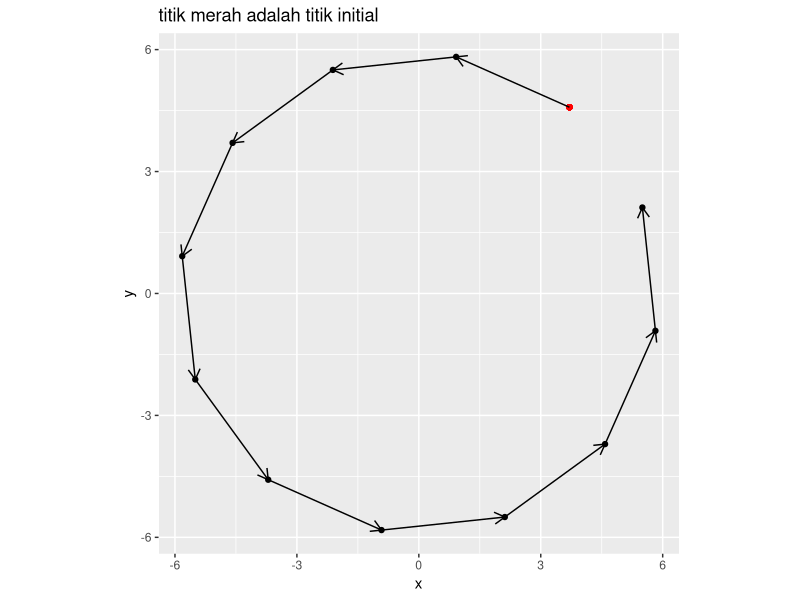
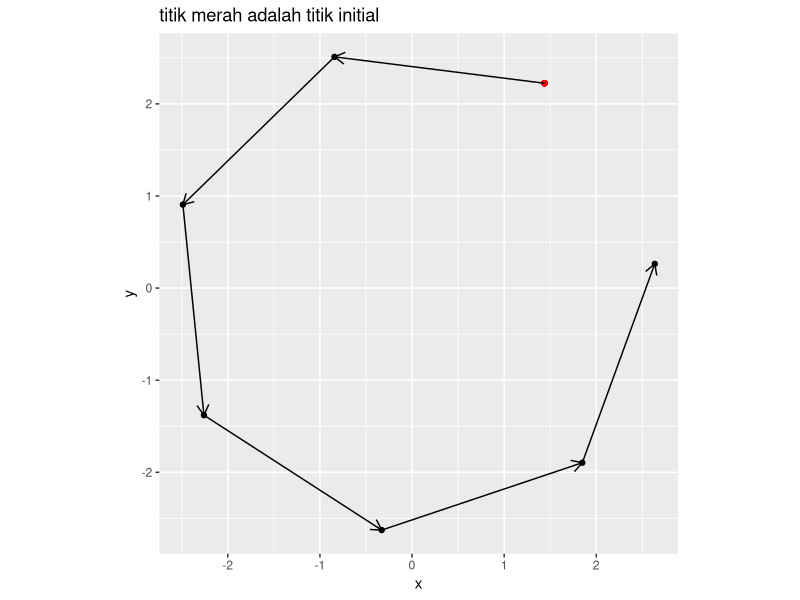
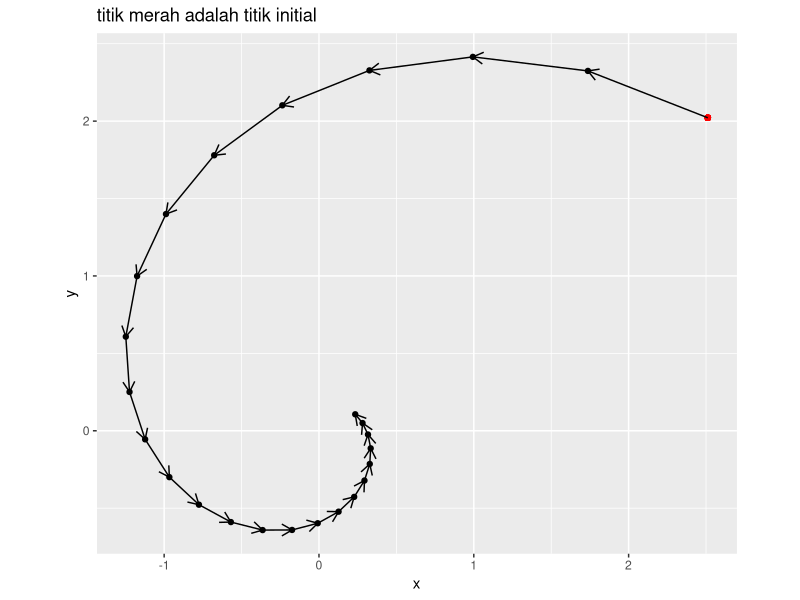
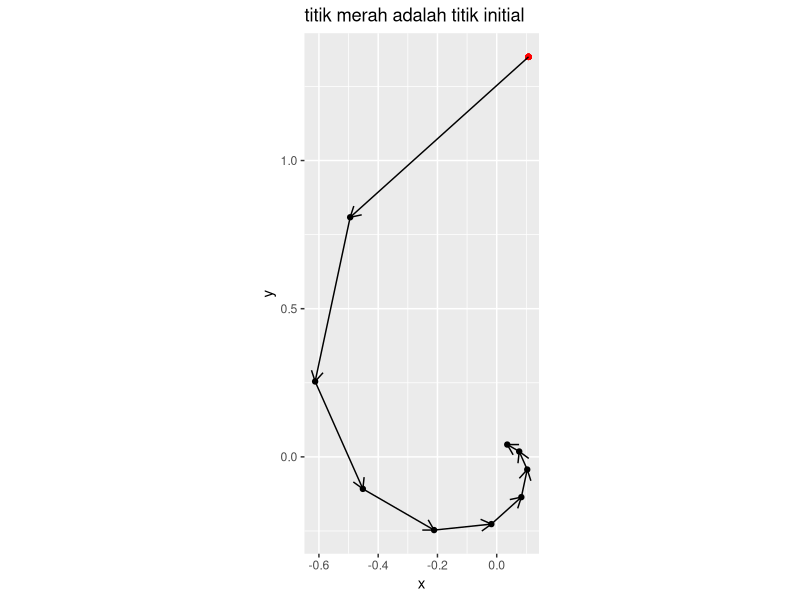
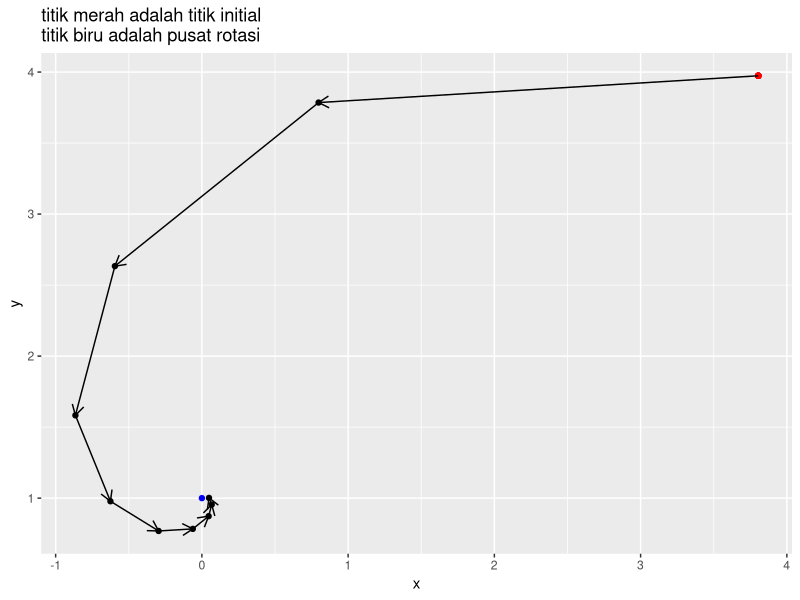
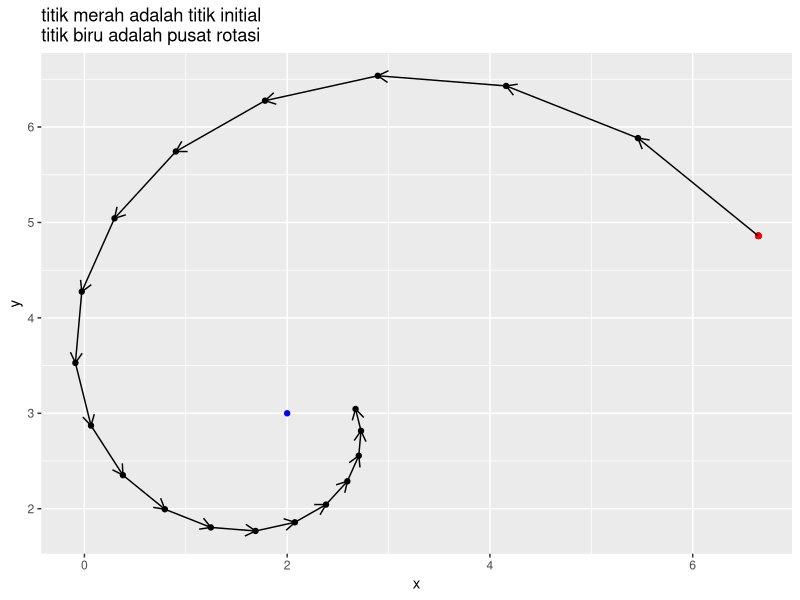
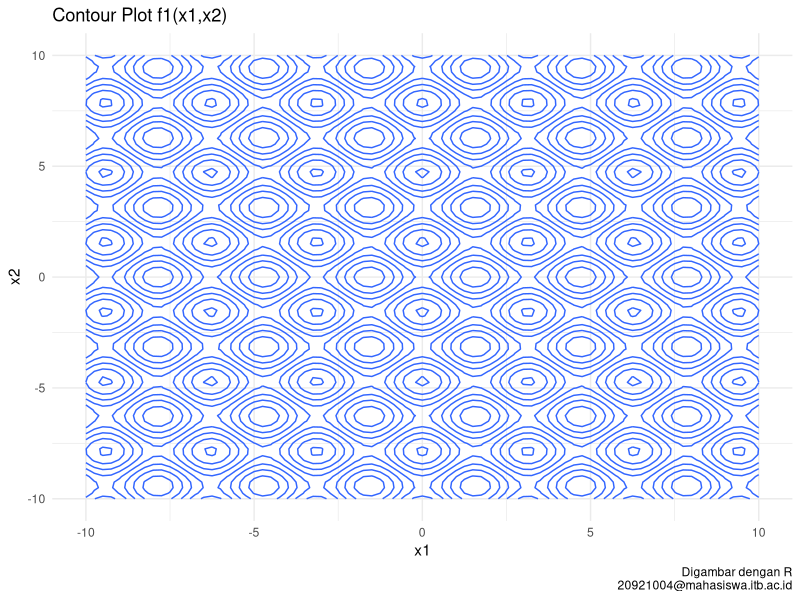
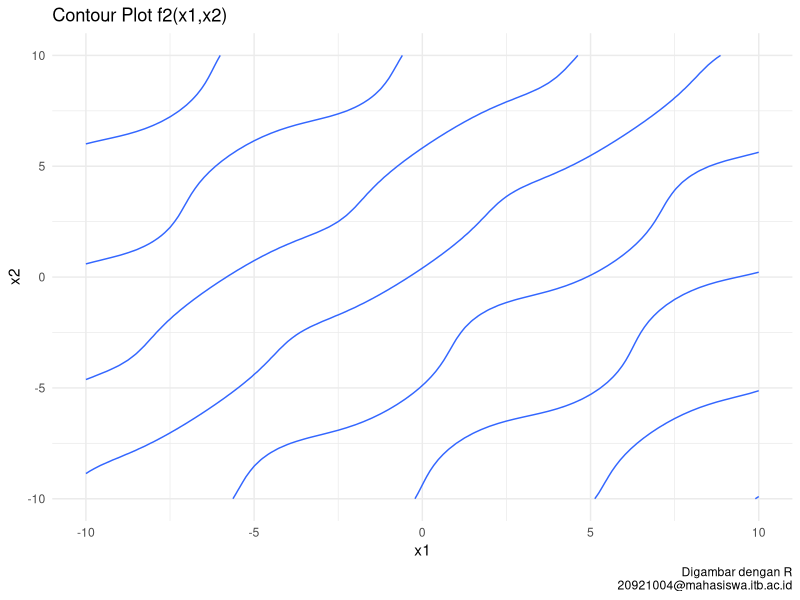

Recreate these plots in R, in order.
## ---- chunk 1
rm(list=ls())
options(digits = 6)
set.seed(20921004)
library(dplyr)
library(ggplot2)
## ---- chunk 2
# function untuk random titik
rand_titik = function(a,b){
  runif(2,a,b)
}
## ---- chunk 3
# mendefinisikan program
rotasi_kan = function(x0,rot){
  # menghitung theta
  theta = 2*pi/rot

  # definisi matriks rotasi
  A = matrix(c(cos(theta),-sin(theta),
             sin(theta),cos(theta)),
           ncol = 2,byrow = T)
  
  # membuat template
  temp = vector("list")
  temp[[1]] = x0

  # proses rotasi
  for(i in 2:rot){
    xk = A %*% x0
    temp[[i]] = xk
    x0 = xk
  }
  
  # membuat template data frame
  final = data.frame(x = rep(NA,rot),
                     y = rep(NA,rot))
  
  # gabung data dari list
  for(i in 1:rot){
    tempura = temp[[i]]
    final$x[i] = tempura[1]
    final$y[i] = tempura[2]
  }

  # membuat plot
  plot = 
    ggplot() +
    geom_point(aes(x,y),data = final) +
    geom_point(aes(x[1],y[1]),
               data = final,
               color = "red") +
    coord_equal() +
    labs(title = "titik merah adalah titik initial") 
  
  # enrich dengan garis panah
  panah = data.frame(
    x_start = final$x[1:(rot-1)],
    x_end = final$x[2:rot],
    y_start = final$y[1:(rot-1)],
    y_end = final$y[2:rot]
  )
  # menambahkan garis panah ke plot
  plot = 
    plot + 
    geom_segment(aes(x = x_start,
                 xend = x_end,
                 y = y_start,
                 yend = y_end),
                 data = panah,
                 arrow = arrow(length = unit(.3,"cm"))
                 )
  
  # menyiapkan output
  list("Grafik rotasi" = plot,
       "Titik-titik rotasi" = final)
  }
## ---- chunk 4
# uji coba
rot = 12 # berapa banyak rotasi
x0 = rand_titik(0,10) # generate random titik

rotasi_kan(x0,rot)
## ---- chunk 5
# uji coba
rot = 7 # berapa banyak rotasi
x0 = rand_titik(0,10) # generate random titik

rotasi_kan(x0,rot)
## ---- chunk 6
# mendefinisikan program
rotasi_konstraksi_kan = function(x0,rot,r){
  # menghitung theta
  theta = 2*pi/rot

  # definisi matriks rotasi
  A = matrix(c(cos(theta),-sin(theta),
             sin(theta),cos(theta)),
           ncol = 2,byrow = T)
  
  # membuat template
  temp = vector("list")
  temp[[1]] = x0

  # proses rotasi dan konstraksi
  for(i in 2:rot){
    xk = A %*% x0
    xk = r * xk
    temp[[i]] = xk
    x0 = xk
  }
  
  # membuat template data frame
  final = data.frame(x = rep(NA,rot),
                     y = rep(NA,rot))
  
  # gabung data dari list
  for(i in 1:rot){
    tempura = temp[[i]]
    final$x[i] = tempura[1]
    final$y[i] = tempura[2]
  }

  # membuat plot
  plot = 
    ggplot() +
    geom_point(aes(x,y),data = final) +
    geom_point(aes(x[1],y[1]),
               data = final,
               color = "red") +
    coord_equal() +
    labs(title = "titik merah adalah titik initial") 
  
  # enrich dengan garis panah
  panah = data.frame(
    x_start = final$x[1:(rot-1)],
    x_end = final$x[2:rot],
    y_start = final$y[1:(rot-1)],
    y_end = final$y[2:rot]
  )
  # menambahkan garis panah ke plot
  plot = 
    plot + 
    geom_segment(aes(x = x_start,
                 xend = x_end,
                 y = y_start,
                 yend = y_end),
                 data = panah,
                 arrow = arrow(length = unit(.3,"cm"))
                 )
  
  # menyiapkan output
  list("Grafik rotasi" = plot,
       "Titik-titik rotasi" = final)
  }
## ---- chunk 7
# uji coba
rot = 25 # berapa banyak rotasi
x0 = rand_titik(0,4) # generate random titik
r = .9
rotasi_konstraksi_kan(x0,rot,r)
## ---- chunk 8
# uji coba
rot = 10 # berapa banyak rotasi
x0 = rand_titik(0,4) # generate random titik
r = .7
rotasi_konstraksi_kan(x0,rot,r)
## ---- chunk 9
# mendefinisikan program
rotasi_konstraksi_pusat_kan = function(x0,rot,r,x_bin){
  # pusat rotasi
  pusat = x_bin

  # menghitung theta
  theta = 2*pi/rot

  # definisi matriks rotasi
  A = matrix(c(cos(theta),-sin(theta),
             sin(theta),cos(theta)),
           ncol = 2,byrow = T)
  
  # membuat template
  temp = vector("list")
  temp[[1]] = x0

  # proses rotasi dan konstraksi
  for(i in 2:rot){
    xk = A %*% (x0-pusat) # diputar dengan x_bin sebagai pusat
    xk = pusat + (r * xk)
    temp[[i]] = xk
    x0 = xk
  }
  
  # membuat template data frame
  final = data.frame(x = rep(NA,rot),
                     y = rep(NA,rot))
  
  # gabung data dari list
  for(i in 1:rot){
    tempura = temp[[i]]
    final$x[i] = tempura[1]
    final$y[i] = tempura[2]
  }

  # membuat plot
  plot = 
    ggplot() +
    geom_point(aes(x,y),data = final) +
    geom_point(aes(x[1],y[1]),
               data = final,
               color = "red") +
    geom_point(aes(x = pusat[1],
		   y = pusat[2]),
	       color = "blue") +
    labs(title = "titik merah adalah titik initial\ntitik biru adalah pusat rotasi") 
  
  # enrich dengan garis panah
  panah = data.frame(
    x_start = final$x[1:(rot-1)],
    x_end = final$x[2:rot],
    y_start = final$y[1:(rot-1)],
    y_end = final$y[2:rot]
  )
  # menambahkan garis panah ke plot
  plot = 
    plot + 
    geom_segment(aes(x = x_start,
                 xend = x_end,
                 y = y_start,
                 yend = y_end),
                 data = panah,
                 arrow = arrow(length = unit(.3,"cm"))
                 )
  
  # menyiapkan output
  list("Grafik rotasi" = plot,
       "Titik-titik rotasi" = final)
  }
## ---- chunk 10
# uji coba
rot = 10 # berapa banyak rotasi
x0 = rand_titik(0,4) # generate random titik
x_bintang = c(0,1) # contoh pusat rotasi
r = .6
rotasi_konstraksi_pusat_kan(x0,rot,r,x_bintang)
## ---- chunk 11
# uji coba
rot = 20 # berapa banyak rotasi
x0 = rand_titik(0,10) # generate random titik
x_bintang = c(2,3) # contoh pusat rotasi
r = .9
rotasi_konstraksi_pusat_kan(x0,rot,r,x_bintang)
## ---- chunk 12
soa_mrf = function(N,	  # banyak titik
		   x1_d,  # batas bawah x1
		   x1_u,  # batas atas x1
		   x2_d,  # batas bawah x2
		   x2_u,  # batas atas x2
		   rot,	  # berapa banyak rotasi
		   k_max, # iterasi maks
		   r){	  # berapa rate konstraksi
		   
# N pasang titik random di selang [a,b] di R2
x1 = runif(N,x1_d,x1_u)
x2 = runif(N,x2_d,x2_u)

# hitung theta
theta = 2*pi / rot

# definisi matriks rotasi
A = matrix(c(cos(theta),-sin(theta),
             sin(theta),cos(theta)),
           ncol = 2,byrow = T)

# bikin data frame
temp = data.frame(x1,x2) %>% mutate(f = f(x1,x2))

# proses iterasi
for(i in 1:k_max){
  # mencari titik x* dengan min(f)
  f_min = 
	temp %>% 
	filter(f == min(f))
  pusat = c(f_min$x1,f_min$x2)

  for(j in 1:N){
	# kita akan ambil titiknya satu persatu
	x0 = c(temp$x1[j],temp$x2[j])
	
	# proses rotasi dan konstraksi terhadap pusat x*
	xk = A %*% (x0-pusat) # diputar dengan x_bin sebagai pusat
        xk = pusat + (r * xk)
	
	# proses mengembalikan nilai ke temp
	temp$x1[j] = xk[1]
	temp$x2[j] = xk[2]
	}
    
    # hitung kembali nilai f(x1,x2)
    temp = temp %>% mutate(f = f(x1,x2))
    }

# proses output hasil
output = temp %>% filter(f == min(f))
return(output)
}

## ---- chunk 13
# definisi
N = 50
a = -4 # x1 dan x2 punya batas bawah yang sama
b = 4  # x1 dan x2 punya batas atas yang sama
k_max = 70
r = .75
rot = 30
f = function(x1,x2){
	((x1^4 - 16 * x1^2 + 5 * x1)/2) + ((x2^4 - 16 * x2^2 + 5* x2)/2)
	}

# solving
soa_mrf(N,a,b,a,b,rot,k_max,r)
## ---- chunk 14
soa_mrf_2 = function(N,	  # banyak titik
		     x1_d,  # batas bawah x1
		     x1_u,  # batas atas x1
		     x2_d,  # batas bawah x2
		     x2_u,  # batas atas x2
		     rot,   # berapa banyak rotasi
		     k_max, # iterasi maks
		     r){    # berapa rate konstraksi
		   
# N pasang titik random di selang [a,b] di R2
x1 = runif(N,x1_d,x1_u)
x2 = runif(N,x2_d,x2_u)

# hitung theta
theta = 2*pi / rot

# definisi matriks rotasi
A = matrix(c(cos(theta),-sin(theta),
             sin(theta),cos(theta)),
           ncol = 2,byrow = T)

# bikin data frame
temp = data.frame(x1,x2) %>% mutate(f = f(x1,x2))

# proses iterasi
for(i in 1:k_max){
  # mencari titik x* dengan max(f)
  f_min = 
	temp %>% 
	filter(f == max(f))
  pusat = c(f_min$x1,f_min$x2)

  for(j in 1:N){
	# kita akan ambil titiknya satu persatu
	x0 = c(temp$x1[j],temp$x2[j])
	
	# proses rotasi dan konstraksi terhadap pusat x*
	xk = A %*% (x0-pusat) # diputar dengan x_bin sebagai pusat
        xk = pusat + (r * xk)
	
	# proses mengembalikan nilai ke temp
	temp$x1[j] = xk[1]
	temp$x2[j] = xk[2]
	}
    
    # hitung kembali nilai f(x1,x2)
    temp = temp %>% mutate(f = f(x1,x2))
    }

# proses output hasil
output = temp %>% filter(f == min(f))
return(output)
}

## ---- chunk 15
# fungsi plot
# untuk contour plot
ikanx = function(f,a,b){
  x = seq(a,b,by = .25)

  temp_plot =
    expand.grid(x,x) %>%
    rename(x = Var1,
           y = Var2) %>%
    mutate(z = f(x,y))

  temp_plot %>%
     ggplot(aes(x = x,y = y,z = z)) +
     geom_contour() +
     theme_minimal() +
     labs(x = "x1",y = "x2",
	  caption = "Digambar dengan R\n20921004@mahasiswa.itb.ac.id")
}

# untuk sistem persamaan
ikanx_2 = function(f,a,b){
  x = seq(a,b,by = .025)

  temp_plot =
    expand.grid(x,x) %>%
    rename(x = Var1,
           y = Var2) %>%
    mutate(z = f(x,y)) %>%
    filter(round(z,1) == 0)

  return(temp_plot)
}


## ---- chunk 16
f1 = function(x1,x2){cos(2* x1) - cos(2*x2) - 0.4}
ikanx(f1,-10,10) + labs(title = "Contour Plot f1(x1,x2)")
## ---- chunk 17
f2 = function(x1,x2){2*(x2 - x1) + sin(x2) - sin(x1) - 1.2}
ikanx(f2,-10,10) + labs(title = "Contour Plot f2(x1,x2)")
## ---- chunk 18
df1 = ikanx_2(f1,-10,10)
df2 = ikanx_2(f2,-10,10)

ggplot() +
  geom_point(data = df1, aes(x,y),color = "steelblue",size = .25) +
  geom_point(data = df2, aes(x,y),color = "darkgreen",size = .25) +
  theme_minimal() +
  labs(x = "x1",y = "x2",
       title = "Plot f1 dan f2",
       caption = "Digambar dengan R\n20921004@mahasiswa.itb.ac.id")
## ---- chunk 19
# fungsi f1 dan f2 dari soal
f1 = function(x1,x2){cos(2* x1) - cos(2*x2) - 0.4}
f2 = function(x1,x2){2*(x2 - x1) + sin(x2) - sin(x1) - 1.2}

# membuat F(x)
# saya notasikan sebagai f kecil
f = function(x1,x2){
  sum = abs(f1(x1,x2)) + abs(f2(x1,x2))
  bawah = 1 + sum
  hasil = 1/bawah
  return(hasil)
}
## ---- chunk 20
# solving
N = 50
a = -10  # x1 dan x2 punya batas yang sama
b = 10   # x1 dan x2 punya batas yang sama
rot = 20
k_max = 60
r = .65
# run I
soa_mrf_2(N,a,b,a,b,rot,k_max,r)
# run II
soa_mrf_2(N,a,b,a,b,rot,k_max,r)
# run III
soa_mrf_2(N,a,b,a,b,rot,k_max,r)
# run IV
soa_mrf_2(N,a,b,a,b,rot,k_max,r)
# run V
soa_mrf_2(N,a,b,a,b,rot,k_max,r)
## ---- chunk 21
f1 = function(x1,x2){sin(x1)*cos(x2) + 2*cos(x1)*sin(x2)}
ikanx(f1,0,2*pi) + labs(title = "Contour Plot f1(x1,x2)")
## ---- chunk 22
f2 = function(x1,x2){cos(x1)*sin(x2) + 2*sin(x1)*cos(x2)}
ikanx(f2,0,2*pi) + labs(title = "Contour Plot f2(x1,x2)")
## ---- chunk 23
df1 = ikanx_2(f1,-10,10)
df2 = ikanx_2(f2,-10,10)

ggplot() +
  geom_point(data = df1, aes(x,y),color = "steelblue",size = .25) +
  geom_point(data = df2, aes(x,y),color = "darkgreen",size = .25) +
  theme_minimal() +
  labs(x = "x1",y = "x2",
       title = "Plot f1 dan f2",
       caption = "Digambar dengan R\n20921004@mahasiswa.itb.ac.id")
## ---- chunk 24
f1 = function(x,y){0.5*sin(x*y) - 0.25*(y)/(pi) - 0.5*x}
ikanx(f1,-20,5) + labs(title = "Contour Plot g1(x,y)")
## ---- chunk 25
f2 = function(x,y){(1 - .25/pi)*(exp(2*x)-exp(1)) + exp(1)*(y/pi) - 2*exp(1)*x}
ikanx(f2,-20,5) + labs(title = "Contour Plot g2(x,y)")
## ---- chunk 26
df1 = ikanx_2(f1,-20,5)
df2 = ikanx_2(f2,-20,5)

ggplot() +
  geom_point(data = df1, aes(x,y),color = "steelblue",size = .25) +
  geom_point(data = df2, aes(x,y),color = "darkgreen",size = .25) +
  theme_minimal() +
  labs(x = "x",y = "y",
       title = "Plot g1 dan g2",
       caption = "Digambar dengan R\n20921004@mahasiswa.itb.ac.id")
